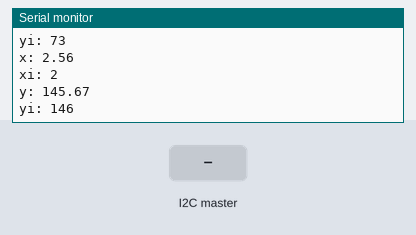
The sketch below on a simulated Arduino Uno, built with avr-gcc and run on an emulated ATmega328P. Shown: the last lines printed to the serial monitor. The inputs (shaded band) are chosen by the test bench.

Above: at 1.3 s.
1.4 s: the I2C master sends the byte 1
At 2.6 s:
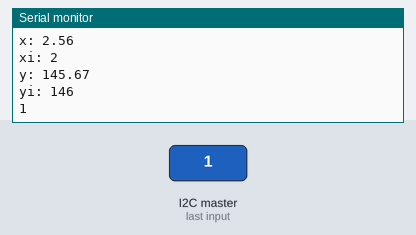
2.9 s: the I2C master sends the byte 0
At 3.8 s:
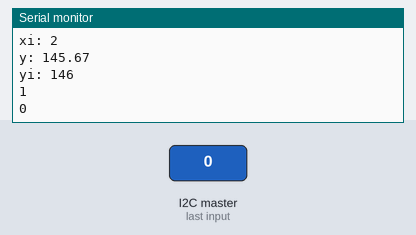
Timing chart, 0 to 5.9 s (numbered marks = the images above; inputs shaded):
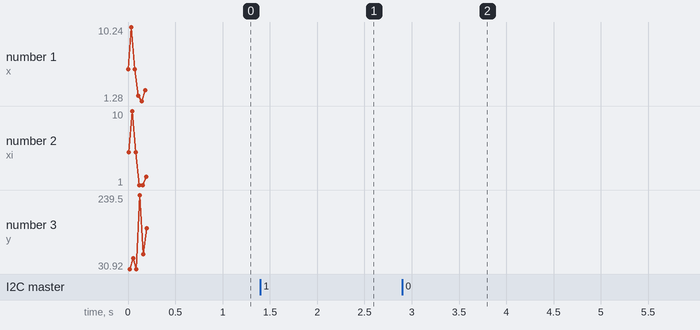

The sketch:

sensorAccxGyroSimulatorFinal1.ino
```cpp
/* This code simulates an accelerometer and gyroscope,
 * allowing the user to make up accelerometer and gyroscope data
 * for their project
 *
 *  For use with the sensor MPU9250
 *
 *  @author Sanskriti Joshi
 */
#include <Wire.h>
#include <stdint.h>

float aArray[3] = {30, 20, 40}; // set acceleration values
float gArray[3] = {10, 20, 10}; // set gyroscope values
byte data = 0;
byte byteAArray[6]; //= {0, 0, 0, 2, 0, 2};
byte byteGArray[6]; // = {0, 2, 0, 2, 0, 2};
int counter = 0;

void setup() {
  Serial.begin(9600);
  convertToB(gArray, 1.953, 0.0076); //create byte array
  convertToB(aArray, 15.63, 0.06);
  Wire.begin(0x68);
  Wire.onRequest(requestEvent);
  Wire.onReceive(receiveEvent);
}

void loop() {
  delay(500);
}

void requestEvent() { // send bytes to main
  //  if(data == 59 || data == 67){
  //    Wire.write(data);
  //    data = 0;
  //  }else
  if (counter == 0) {
    int i;
    for (i = 0; i < 6; i++)
      Wire.write(byteAArray[i]);
    counter = 1;
  } else if (counter != 0) {
    int i;
    for (i = 0; i < 6; i++)
      Wire.write(byteGArray[i]);
    counter = 0;
  }
}

void receiveEvent(int numBytes) { //recieve bytes from main
  while (Wire.available()) {
    data = Wire.read();
    Serial.println(data);
  }
}
//this function converts the float measurements into a byte array
//that can be understood by main
void convertToB(float sArray[], float ms, float ls) {
  int i;
  for (i = 0; i < 3; i++) {
    float x, y, v; int xi, yi;
    v = 0;
    v = sArray[i];
    x = v / ms;
    xi = int(x);
    v -= float(xi) * ms;
    y = v / ls;
    yi = int(y);
    if (y - float(yi) > .5) {
      yi += 1;
    }
    Serial.print("x: "); Serial.println(x);
    Serial.print("xi: "); Serial.println(xi);
    Serial.print("y: "); Serial.println(y);
    Serial.print("yi: "); Serial.println(yi);
    if (ms == 1.953) {
      byteGArray[2 * i] = byte(xi);
      byteGArray[(2 * i) + 1] = byte(yi);
    } if ( ms == 15.63) {
      byteAArray[2 * i] = byte(xi);
      byteAArray[(2 * i) + 1] = byte(yi);
    }
  }
}
```

Measured:
- after the input at 1.4 s, the serial monitor: prints a new line at once (image 1)
- after the input at 2.9 s, the serial monitor: prints a new line at once (image 2)
